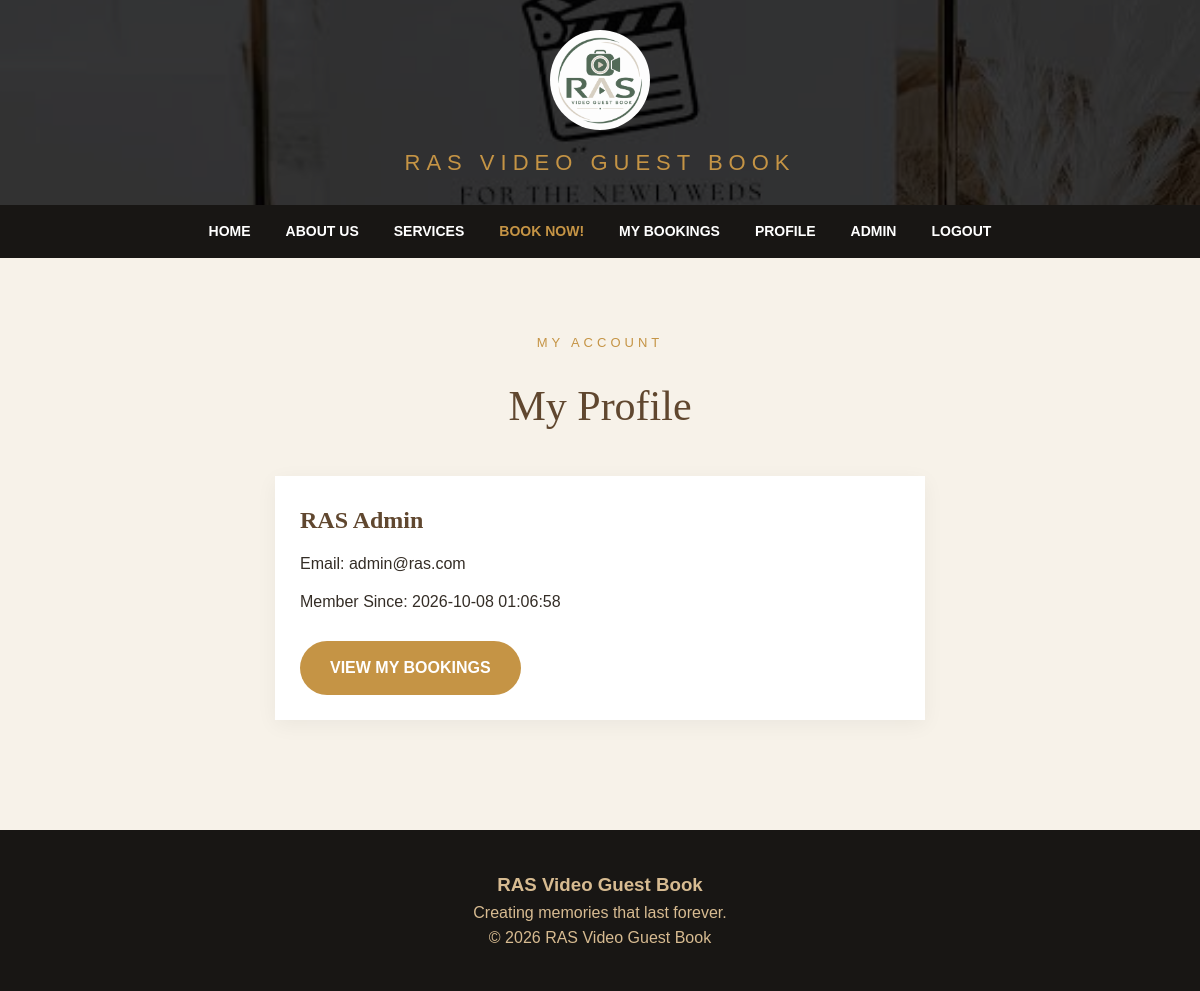
Screenshot of /profile.php (signed in) with the database file from the repository.
### tables this page shows
CREATE TABLE IF NOT EXISTS `users` (
  `user_id` int NOT NULL AUTO_INCREMENT,
  `name` varchar(100) NOT NULL,
  `email` varchar(100) NOT NULL,
  `password` varchar(255) NOT NULL,
  `role` varchar(10) DEFAULT 'user',
  `created_at` timestamp NULL DEFAULT CURRENT_TIMESTAMP,
  PRIMARY KEY (`user_id`),
  UNIQUE KEY `email` (`email`)
);

### profile.php (the view, shortened to what this page needs)
<?php
include("database/database.php");
$id = $_SESSION['user_id'];
$stmt = $conn->prepare(
    "SELECT name,email,created_at
     FROM users WHERE user_id=?"
);
$stmt->bind_param("i", $id);
$stmt->execute();
$user = $stmt->get_result()->fetch_assoc();
?>
<!DOCTYPE html>
<html lang="en">
<head>
    <link rel="stylesheet" href="css/style.css">
</head>
<body>
<div class="top-header">
    <a href="index.php" class="top-logo">
        <img src="pictures/ras.png" alt="RAS Logo">
    </a>
    <h2>RAS VIDEO GUEST BOOK</h2>
</div>
<nav class="navbar">
    <div class="nav-links">
        <a href="index.php">HOME</a>
        <a href="aboutus.php">ABOUT US</a>
        <a href="events.php">SERVICES</a>
        <a href="events.php" class="gold-text">BOOK NOW!</a>
        <a href="my_bookings.php">MY BOOKINGS</a>
        <a href="profile.php">PROFILE</a>
        <?php if (($_SESSION['role'] ?? '') == 'admin') { ?>
            <a href="admin.php">ADMIN</a>
        <?php } ?>
        <a href="logout.php">LOGOUT</a>
    </div>
</nav>
<section class="section">
    <p class="small-title">MY ACCOUNT</p>
    <h2>My Profile</h2>
    <div class="card profile-card">
        <h3>
            <?php echo htmlspecialchars($user['name']); ?>
        </h3>
        <p>
            Email:
            <?php echo htmlspecialchars($user['email']); ?>
        </p>
        <p>
            Member Since:
            <?php echo htmlspecialchars($user['created_at']); ?>
        </p>
        <a href="my_bookings.php" class="button">
            VIEW MY BOOKINGS
        </a>
    </div>
</section>
<footer class="footer">
    <h3>RAS Video Guest Book</h3>
    <p>Creating memories that last forever.</p>
    <p>&copy; <?php echo date('Y'); ?> RAS Video Guest Book</p>
</footer>
</body>
</html>

### css/style.css (style rules this page uses)
* { margin: 0; padding: 0; box-sizing: border-box; }
body { font-family: Arial, sans-serif; background: #f7f2e9; color: #342d26; line-height: 1.6; }
a { text-decoration: none; }
.top-header { background: linear-gradient(rgba(0,0,0,.75), rgba(0,0,0,.75)), url("../pictures/center.jpg") center / cover; display: flex; flex-direction: column; align-items: center; justify-content: center; text-align: center; padding: 30px 20px 20px; }
.top-logo img { width: 100px; height: auto; display: block; margin: 0 auto 15px; border-radius: 50%; object-fit: contain; }
.top-header h2 { color: #c59445; font-size: 22px; font-weight: normal; letter-spacing: 6px; margin-bottom: 5px; }
.navbar { background: #181614; padding: 15px 6%; display: flex; align-items: center; justify-content: center; gap: 20px; }
.nav-links { display: flex; align-items: center; justify-content: center; flex-wrap: wrap; gap: 35px; }
.nav-links a { color: white; font-size: 14px; font-weight: bold; }
.nav-links a:hover, .nav-links .gold-text { color: #c59445; }
.small-title { color: #c59445; font-size: 13px; letter-spacing: 4px; margin-bottom: 20px; }
.button { display: inline-block; background: #c59445; color: white; border: none; border-radius: 30px; padding: 14px 30px; font-weight: bold; cursor: pointer; margin-top: 15px; }
.section { max-width: 1200px; margin: auto; padding: 75px 25px; text-align: center; }
.section > h2 { font-family: Georgia, serif; font-size: 42px; color: #60472f; font-weight: normal; margin-bottom: 25px; }
.card { background: white; padding: 25px; text-align: left; box-shadow: 0 5px 20px rgba(0,0,0,.05); }
.card h3 { font-family: Georgia, serif; font-size: 24px; color: #60472f; margin-bottom: 12px; }
.card p { margin-bottom: 12px; }
.booking-form, .profile-card { max-width: 650px; margin: 35px auto; }
.footer { background: #181614; color: #d7bb91; text-align: center; padding: 40px 20px; }

### rows the page displays
users: name "RAS Admin", email "admin@ras.com", created_at "2026-10-08 01:06:58"
